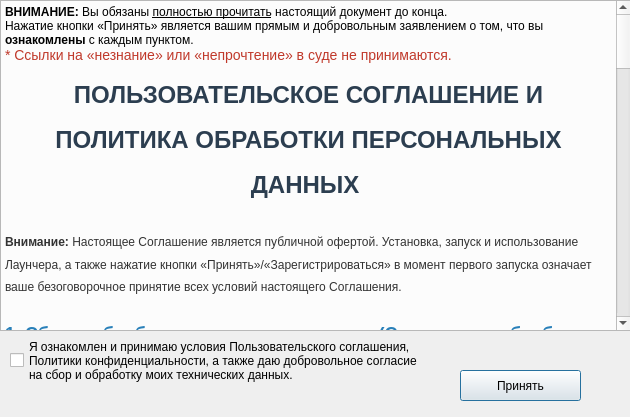
<?xml version="1.0" encoding="UTF-8"?>
<ui version="4.0">
 <class>Dialog</class>
 <widget class="QDialog" name="Dialog">
  <property name="geometry">
   <rect>
    <x>0</x>
    <y>0</y>
    <width>630</width>
    <height>417</height>
   </rect>
  </property>
  <property name="windowTitle">
   <string>Dialog</string>
  </property>
  <widget class="QTextBrowser" name="eula">
   <property name="geometry">
    <rect>
     <x>0</x>
     <y>0</y>
     <width>631</width>
     <height>331</height>
    </rect>
   </property>
   <property name="html">
    <string>&lt;!DOCTYPE HTML PUBLIC &quot;-//W3C//DTD HTML 4.0//EN&quot; &quot;http://www.w3.org/TR/REC-html40/strict.dtd&quot;&gt;
&lt;html&gt;&lt;head&gt;&lt;meta name=&quot;qrichtext&quot; content=&quot;1&quot; /&gt;&lt;meta charset=&quot;utf-8&quot; /&gt;&lt;style type=&quot;text/css&quot;&gt;
p, li { white-space: pre-wrap; }
hr { height: 1px; border-width: 0; }
li.unchecked::marker { content: &quot;\2610&quot;; }
li.checked::marker { content: &quot;\2612&quot;; }
&lt;/style&gt;&lt;/head&gt;&lt;body style=&quot; font-family:'Segoe UI'; font-size:9pt; font-weight:400; font-style:normal;&quot; bgcolor=&quot;#fcfcfc&quot;&gt;
&lt;p style=&quot; margin-top:0px; margin-bottom:0px; margin-left:0px; margin-right:0px; -qt-block-indent:0; text-indent:0px;&quot;&gt;&lt;span style=&quot; font-weight:700;&quot;&gt;ВНИМАНИЕ:&lt;/span&gt; Вы обязаны &lt;span style=&quot; text-decoration: underline;&quot;&gt;полностью прочитать&lt;/span&gt; настоящий документ до конца.&lt;br /&gt;Нажатие кнопки «Принять» является вашим прямым и добровольным заявлением о том, что вы &lt;span style=&quot; font-weight:700;&quot;&gt;ознакомлены&lt;/span&gt; с каждым пунктом.&lt;br /&gt;&lt;span style=&quot; font-size:14px; color:#c0392b;&quot;&gt;* Ссылки на «незнание» или «непрочтение» в суде не принимаются.&lt;/span&gt;&lt;/p&gt;
&lt;h1 align=&quot;center&quot; style=&quot; margin-top:18px; margin-bottom:20px; margin-left:0px; margin-right:0px; -qt-block-indent:0; text-indent:0px; line-height:160%;&quot;&gt;&lt;span style=&quot; font-family:'Segoe UI','Arial','sans-serif'; font-size:xx-large; font-weight:700; color:#2c3e50;&quot;&gt;ПОЛЬЗОВАТЕЛЬСКОЕ СОГЛАШЕНИЕ И ПОЛИТИКА ОБРАБОТКИ ПЕРСОНАЛЬНЫХ ДАННЫХ&lt;/span&gt;&lt;span style=&quot; font-family:'Segoe UI','Arial','sans-serif'; font-size:xx-large; font-weight:700; color:#333333;&quot;&gt; &lt;/span&gt;&lt;/h1&gt;
&lt;p style=&quot; margin-top:12px; margin-bottom:10px; margin-left:0px; margin-right:0px; -qt-block-indent:0; text-indent:0px; line-height:160%;&quot;&gt;&lt;span style=&quot; font-family:'Segoe UI','Arial','sans-serif'; font-weight:700; color:#333333;&quot;&gt;Внимание:&lt;/span&gt;&lt;span style=&quot; font-family:'Segoe UI','Arial','sans-serif'; color:#333333;&quot;&gt; Настоящее Соглашение является публичной офертой. Установка, запуск и использование Лаунчера, а также нажатие кнопки «Принять»/«Зарегистрироваться» в момент первого запуска означает ваше безоговорочное принятие всех условий настоящего Соглашения. &lt;/span&gt;&lt;/p&gt;
&lt;h2 style=&quot; margin-top:20px; margin-bottom:10px; margin-left:0px; margin-right:0px; -qt-block-indent:0; text-indent:0px; line-height:160%;&quot;&gt;&lt;span style=&quot; font-family:'Segoe UI','Arial','sans-serif'; font-size:x-large; font-weight:700; color:#2980b9;&quot;&gt;1. Сбор и обработка технических данных (Согласие на обработку ПДн)&lt;/span&gt;&lt;span style=&quot; font-family:'Segoe UI','Arial','sans-serif'; font-size:x-large; font-weight:700; color:#333333;&quot;&gt; &lt;/span&gt;&lt;/h2&gt;
&lt;p style=&quot; margin-top:12px; margin-bottom:10px; margin-left:0px; margin-right:0px; -qt-block-indent:0; text-indent:0px; line-height:160%;&quot;&gt;&lt;span style=&quot; font-family:'Segoe UI','Arial','sans-serif'; color:#333333;&quot;&gt;В соответствии с Федеральным законом № 152-ФЗ «О персональных данных», Пользователь дает свое добровольное и информированное согласие на сбор, обработку, систематизацию и хранение следующей технической информации: &lt;/span&gt;&lt;/p&gt;
&lt;ul style=&quot;margin-top: 0px; margin-bottom: 0px; margin-left: 0px; margin-right: 0px; -qt-list-indent: 1;&quot;&gt;
&lt;li style=&quot; font-family:'Segoe UI','Arial','sans-serif'; color:#333333;&quot; style=&quot; margin-top:12px; margin-bottom:6px; margin-left:20px; margin-right:0px; -qt-block-indent:0; text-indent:0px; line-height:160%;&quot;&gt;Уникальный идентификатор оборудования (&lt;span style=&quot; font-weight:700;&quot;&gt;HWID&lt;/span&gt;, в том числе серийный номер материнской платы, дисков и процессора); &lt;/li&gt;
&lt;li style=&quot; font-family:'Segoe UI','Arial','sans-serif'; color:#333333;&quot; style=&quot; margin-top:0px; margin-bottom:6px; margin-left:20px; margin-right:0px; -qt-block-indent:0; text-indent:0px; line-height:160%;&quot;&gt;Физический адрес сетевого адаптера (&lt;span style=&quot; font-weight:700;&quot;&gt;MAC-адрес&lt;/span&gt;); &lt;/li&gt;
&lt;li style=&quot; font-family:'Segoe UI','Arial','sans-serif'; color:#333333;&quot; style=&quot; margin-top:0px; margin-bottom:6px; margin-left:20px; margin-right:0px; -qt-block-indent:0; text-indent:0px; line-height:160%;&quot;&gt;Реальный внешний IP-адрес провайдера (&lt;span style=&quot; font-weight:700;&quot;&gt;NAT-адрес&lt;/span&gt;), в том числе получаемый через сторонние сервисы (например, ipify.org); &lt;/li&gt;
&lt;li style=&quot; font-family:'Segoe UI','Arial','sans-serif'; color:#333333;&quot; style=&quot; margin-top:0px; margin-bottom:6px; margin-left:20px; margin-right:0px; -qt-block-indent:0; text-indent:0px; line-height:160%;&quot;&gt;Цифровой отпечаток (&lt;span style=&quot; font-weight:700;&quot;&gt;хеш-сумма SHA-256&lt;/span&gt;) запускаемого файла Лаунчера; &lt;/li&gt;
&lt;li style=&quot; font-family:'Segoe UI','Arial','sans-serif'; color:#333333;&quot; style=&quot; margin-top:0px; margin-bottom:15px; margin-left:20px; margin-right:0px; -qt-block-indent:0; text-indent:0px; line-height:160%;&quot;&gt;Время и дата регистрации, а также версия программного обеспечения. &lt;/li&gt;&lt;/ul&gt;
&lt;p style=&quot; margin-top:12px; margin-bottom:10px; margin-left:0px; margin-right:0px; -qt-block-indent:0; text-indent:0px; line-height:160%;&quot;&gt;&lt;span style=&quot; font-family:'Segoe UI','Arial','sans-serif'; color:#333333;&quot;&gt;Данная информация собирается исключительно для идентификации пользователя, борьбы с недобросовестным использованием сервиса (мультиаккаунтингом) и &lt;/span&gt;&lt;span style=&quot; font-family:'Segoe UI','Arial','sans-serif'; font-weight:700; color:#333333;&quot;&gt;не передается третьим лицам&lt;/span&gt;&lt;span style=&quot; font-family:'Segoe UI','Arial','sans-serif'; color:#333333;&quot;&gt;. &lt;/span&gt;&lt;/p&gt;
&lt;h2 style=&quot; margin-top:20px; margin-bottom:10px; margin-left:0px; margin-right:0px; -qt-block-indent:0; text-indent:0px; line-height:160%;&quot;&gt;&lt;span style=&quot; font-family:'Segoe UI','Arial','sans-serif'; font-size:x-large; font-weight:700; color:#2980b9;&quot;&gt;2. Запрет на модификацию и обход технической защиты&lt;/span&gt;&lt;span style=&quot; font-family:'Segoe UI','Arial','sans-serif'; font-size:x-large; font-weight:700; color:#333333;&quot;&gt; &lt;/span&gt;&lt;/h2&gt;
&lt;p style=&quot; margin-top:12px; margin-bottom:10px; margin-left:0px; margin-right:0px; -qt-block-indent:0; text-indent:0px; line-height:160%;&quot;&gt;&lt;span style=&quot; font-family:'Segoe UI','Arial','sans-serif'; color:#333333;&quot;&gt;Категорически &lt;/span&gt;&lt;span style=&quot; font-family:'Segoe UI','Arial','sans-serif'; font-weight:700; color:#c0392b;&quot;&gt;запрещается&lt;/span&gt;&lt;span style=&quot; font-family:'Segoe UI','Arial','sans-serif'; color:#333333;&quot;&gt;: &lt;/span&gt;&lt;/p&gt;
&lt;ul style=&quot;margin-top: 0px; margin-bottom: 0px; margin-left: 0px; margin-right: 0px; -qt-list-indent: 1;&quot;&gt;
&lt;li style=&quot; font-family:'Segoe UI','Arial','sans-serif'; color:#333333;&quot; style=&quot; margin-top:12px; margin-bottom:6px; margin-left:20px; margin-right:0px; -qt-block-indent:0; text-indent:0px; line-height:160%;&quot;&gt;Декомпиляция, дизассемблирование, модификация, изменение машинного кода Лаунчера; &lt;/li&gt;
&lt;li style=&quot; font-family:'Segoe UI','Arial','sans-serif'; color:#333333;&quot; style=&quot; margin-top:0px; margin-bottom:6px; margin-left:20px; margin-right:0px; -qt-block-indent:0; text-indent:0px; line-height:160%;&quot;&gt;Удаление или изменение окна, отображающего правила и согласие на обработку данных; &lt;/li&gt;
&lt;li style=&quot; font-family:'Segoe UI','Arial','sans-serif'; color:#333333;&quot; style=&quot; margin-top:0px; margin-bottom:15px; margin-left:20px; margin-right:0px; -qt-block-indent:0; text-indent:0px; line-height:160%;&quot;&gt;Создание программных и аппаратных методов для подмены HWID, MAC-адреса или IP-адреса с целью обхода системы идентификации и блокировок. &lt;/li&gt;&lt;/ul&gt;
&lt;p style=&quot; margin-top:12px; margin-bottom:10px; margin-left:0px; margin-right:0px; -qt-block-indent:0; text-indent:0px; line-height:160%;&quot;&gt;&lt;span style=&quot; font-family:'Segoe UI','Arial','sans-serif'; color:#333333;&quot;&gt;Любая попытка модификации запускаемого файла, изменение его целостности (несовпадение хеш-суммы с эталонным файлом разработчика) или удаление системных проверок расценивается как &lt;/span&gt;&lt;span style=&quot; font-family:'Segoe UI','Arial','sans-serif'; font-weight:700; color:#333333;&quot;&gt;злонамеренное нарушение технических средств защиты авторских прав&lt;/span&gt;&lt;span style=&quot; font-family:'Segoe UI','Arial','sans-serif'; color:#333333;&quot;&gt; (ст. 1299 ГК РФ). &lt;/span&gt;&lt;/p&gt;
&lt;h2 style=&quot; margin-top:20px; margin-bottom:10px; margin-left:0px; margin-right:0px; -qt-block-indent:0; text-indent:0px; line-height:160%;&quot;&gt;&lt;span style=&quot; font-family:'Segoe UI','Arial','sans-serif'; font-size:x-large; font-weight:700; color:#2980b9;&quot;&gt;3. Правила борьбы с обходом бана (Мультиаккаунтинг)&lt;/span&gt;&lt;span style=&quot; font-family:'Segoe UI','Arial','sans-serif'; font-size:x-large; font-weight:700; color:#333333;&quot;&gt; &lt;/span&gt;&lt;/h2&gt;
&lt;p style=&quot; margin-top:12px; margin-bottom:10px; margin-left:0px; margin-right:0px; -qt-block-indent:0; text-indent:0px; line-height:160%;&quot;&gt;&lt;span style=&quot; font-family:'Segoe UI','Arial','sans-serif'; color:#333333;&quot;&gt;Администрация оставляет за собой право отслеживать технические признаки (включая совпадение HWID, MAC, NAT-адреса провайдера, хеша лаунчера и времени регистрации) для выявления мультиаккаунтинга. &lt;/span&gt;&lt;/p&gt;
&lt;p style=&quot; margin-top:12px; margin-bottom:10px; margin-left:0px; margin-right:0px; -qt-block-indent:0; text-indent:0px; line-height:160%;&quot;&gt;&lt;span style=&quot; font-family:'Segoe UI','Arial','sans-serif'; color:#333333;&quot;&gt;Если система эвристической проверки установит, что новый аккаунт зарегистрирован с оборудования или интернет-соединения ранее забаненного аккаунта с целью обхода блокировки, Администрация вправе &lt;/span&gt;&lt;span style=&quot; font-family:'Segoe UI','Arial','sans-serif'; font-weight:700; color:#333333;&quot;&gt;отказать в регистрации нового аккаунта&lt;/span&gt;&lt;span style=&quot; font-family:'Segoe UI','Arial','sans-serif'; color:#333333;&quot;&gt; или забанить его без объяснения причин. &lt;/span&gt;&lt;/p&gt;
&lt;h2 style=&quot; margin-top:20px; margin-bottom:10px; margin-left:0px; margin-right:0px; -qt-block-indent:0; text-indent:0px; line-height:160%;&quot;&gt;&lt;span style=&quot; font-family:'Segoe UI','Arial','sans-serif'; font-size:x-large; font-weight:700; color:#2980b9;&quot;&gt;4. Блокировка и ответственность за попытку сокрытия улик&lt;/span&gt;&lt;span style=&quot; font-family:'Segoe UI','Arial','sans-serif'; font-size:x-large; font-weight:700; color:#333333;&quot;&gt; &lt;/span&gt;&lt;/h2&gt;
&lt;p style=&quot; margin-top:12px; margin-bottom:10px; margin-left:0px; margin-right:0px; -qt-block-indent:0; text-indent:0px; line-height:160%;&quot;&gt;&lt;span style=&quot; font-family:'Segoe UI','Arial','sans-serif'; color:#333333;&quot;&gt;В случае выявления модификации Лаунчера или попытки обхода системы, Пользователь подлежит бессрочной блокировке на сервере без компенсации каких-либо средств. &lt;/span&gt;&lt;/p&gt;
&lt;p style=&quot; margin-top:12px; margin-bottom:10px; margin-left:0px; margin-right:0px; -qt-block-indent:0; text-indent:0px; line-height:160%;&quot;&gt;&lt;span style=&quot; font-family:'Segoe UI','Arial','sans-serif'; color:#333333;&quot;&gt;В случае возникновения судебных споров, Пользователь обязуется предоставить оригинал своего ПК с установленным Лаунчером для независимой компьютерно-технической экспертизы. Если Пользователь: &lt;/span&gt;&lt;/p&gt;
&lt;ul style=&quot;margin-top: 0px; margin-bottom: 0px; margin-left: 0px; margin-right: 0px; -qt-list-indent: 1;&quot;&gt;
&lt;li style=&quot; font-family:'Segoe UI','Arial','sans-serif'; color:#333333;&quot; style=&quot; margin-top:12px; margin-bottom:6px; margin-left:20px; margin-right:0px; -qt-block-indent:0; text-indent:0px; line-height:160%;&quot;&gt;Уничтожил, переустановил или модифицировал файл Лаунчера перед экспертизой; &lt;/li&gt;
&lt;li style=&quot; font-family:'Segoe UI','Arial','sans-serif'; color:#333333;&quot; style=&quot; margin-top:0px; margin-bottom:15px; margin-left:20px; margin-right:0px; -qt-block-indent:0; text-indent:0px; line-height:160%;&quot;&gt;Сменил/продал оборудование или скрыл его от органов следствия и суда; &lt;/li&gt;&lt;/ul&gt;
&lt;p style=&quot; margin-top:12px; margin-bottom:10px; margin-left:0px; margin-right:0px; -qt-block-indent:0; text-indent:0px; line-height:160%;&quot;&gt;&lt;span style=&quot; font-family:'Segoe UI','Arial','sans-serif'; color:#333333;&quot;&gt;Администрация оставляет за собой право заявить о &lt;/span&gt;&lt;span style=&quot; font-family:'Segoe UI','Arial','sans-serif'; font-weight:700; color:#333333;&quot;&gt;воспрепятствовании осуществлению правосудия (ст. 294 УК РФ)&lt;/span&gt;&lt;span style=&quot; font-family:'Segoe UI','Arial','sans-serif'; color:#333333;&quot;&gt; и &lt;/span&gt;&lt;span style=&quot; font-family:'Segoe UI','Arial','sans-serif'; font-weight:700; color:#333333;&quot;&gt;фальсификации/сокрытии вещественных доказательств (ст. 303 УК РФ)&lt;/span&gt;&lt;span style=&quot; font-family:'Segoe UI','Arial','sans-serif'; color:#333333;&quot;&gt;. &lt;/span&gt;&lt;/p&gt;
&lt;h2 style=&quot; margin-top:20px; margin-bottom:10px; margin-left:0px; margin-right:0px; -qt-block-indent:0; text-indent:0px; line-height:160%;&quot;&gt;&lt;span style=&quot; font-family:'Segoe UI','Arial','sans-serif'; font-size:x-large; font-weight:700; color:#2980b9;&quot;&gt;5. Судебная защита интеллектуальных прав&lt;/span&gt;&lt;span style=&quot; font-family:'Segoe UI','Arial','sans-serif'; font-size:x-large; font-weight:700; color:#333333;&quot;&gt; &lt;/span&gt;&lt;/h2&gt;
&lt;p style=&quot; margin-top:12px; margin-bottom:10px; margin-left:0px; margin-right:0px; -qt-block-indent:0; text-indent:0px; line-height:160%;&quot;&gt;&lt;span style=&quot; font-family:'Segoe UI','Arial','sans-serif'; color:#333333;&quot;&gt;В случае нарушения условий настоящего Соглашения, Администрация оставляет за собой право взыскать с Пользователя компенсацию за нарушение исключительных прав на программное обеспечение в размере, предусмотренном &lt;/span&gt;&lt;span style=&quot; font-family:'Segoe UI','Arial','sans-serif'; font-weight:700; color:#333333;&quot;&gt;ст. 1301 ГК РФ&lt;/span&gt;&lt;span style=&quot; font-family:'Segoe UI','Arial','sans-serif'; color:#333333;&quot;&gt; (от 10 000 до 5 000 000 рублей), а также требовать возмещения всех судебных издержек, включая расходы на проведение компьютерной экспертизы. &lt;/span&gt;&lt;/p&gt;
&lt;h2 style=&quot; margin-top:20px; margin-bottom:10px; margin-left:0px; margin-right:0px; -qt-block-indent:0; text-indent:0px; line-height:160%;&quot;&gt;&lt;span style=&quot; font-family:'Segoe UI','Arial','sans-serif'; font-size:x-large; font-weight:700; color:#2980b9;&quot;&gt;6. Заключительные положения&lt;/span&gt;&lt;span style=&quot; font-family:'Segoe UI','Arial','sans-serif'; font-size:x-large; font-weight:700; color:#333333;&quot;&gt; &lt;/span&gt;&lt;/h2&gt;
&lt;p style=&quot; margin-top:12px; margin-bottom:10px; margin-left:0px; margin-right:0px; -qt-block-indent:0; text-indent:0px; line-height:160%;&quot;&gt;&lt;span style=&quot; font-family:'Segoe UI','Arial','sans-serif'; color:#333333;&quot;&gt;Настоящее Соглашение вступает в силу с момента нажатия кнопки «Принять» и действует бессрочно до момента аннулирования аккаунта или расторжения договора в одностороннем порядке со стороны Администрации. Администрация оставляет за собой право обновлять текст Соглашения без предварительного уведомления пользователя, при этом актуальная версия всегда доступна в лаунчере. &lt;/span&gt;&lt;/p&gt;
&lt;p align=&quot;center&quot; style=&quot; margin-top:20px; margin-bottom:0px; margin-left:0px; margin-right:0px; -qt-block-indent:0; text-indent:0px; line-height:160%;&quot;&gt;&lt;span style=&quot; font-family:'Segoe UI','Arial','sans-serif'; font-size:12px; font-style:italic; color:#7f8c8d;&quot;&gt;Действующая редакция от 2026 года. Все права защищены.&lt;/span&gt;&lt;span style=&quot; font-family:'Segoe UI','Arial','sans-serif'; font-size:12px; color:#7f8c8d;&quot;&gt; &lt;/span&gt;&lt;/p&gt;&lt;/body&gt;&lt;/html&gt;</string>
   </property>
  </widget>
  <widget class="QCheckBox" name="consent_user_agree">
   <property name="geometry">
    <rect>
     <x>10</x>
     <y>330</y>
     <width>611</width>
     <height>61</height>
    </rect>
   </property>
   <property name="text">
    <string>Я ознакомлен и принимаю условия Пользовательского соглашения,
Политики конфиденциальности, а также даю добровольное согласие
на сбор и обработку моих технических данных.</string>
   </property>
  </widget>
  <widget class="QPushButton" name="pushButton">
   <property name="geometry">
    <rect>
     <x>460</x>
     <y>370</y>
     <width>121</width>
     <height>31</height>
    </rect>
   </property>
   <property name="text">
    <string>Принять</string>
   </property>
  </widget>
 </widget>
 <resources/>
 <connections/>
</ui>
